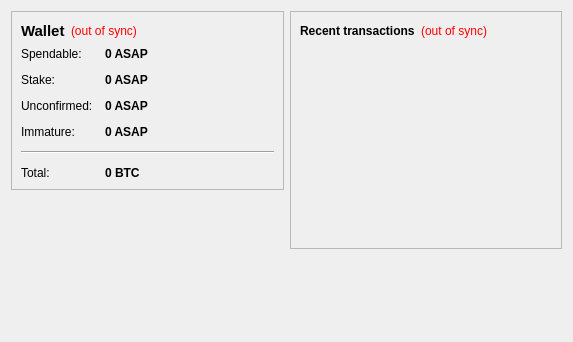
<?xml version="1.0" encoding="UTF-8"?>
<ui version="4.0">
 <class>OverviewPage</class>
 <widget class="QWidget" name="OverviewPage">
  <property name="geometry">
   <rect>
    <x>0</x>
    <y>0</y>
    <width>573</width>
    <height>342</height>
   </rect>
  </property>
  <property name="windowTitle">
   <string>Form</string>
  </property>
  <layout class="QHBoxLayout" name="horizontalLayout" stretch="1,1">
   <item>
    <layout class="QVBoxLayout" name="verticalLayout_2">
     <item>
      <widget class="QFrame" name="frame">
       <property name="frameShape">
        <enum>QFrame::StyledPanel</enum>
       </property>
       <property name="frameShadow">
        <enum>QFrame::Raised</enum>
       </property>
       <layout class="QVBoxLayout" name="verticalLayout_4">
        <item>
         <layout class="QHBoxLayout" name="horizontalLayout_4">
          <item>
           <widget class="QLabel" name="label_5">
            <property name="font">
             <font>
              <pointsize>11</pointsize>
              <weight>75</weight>
              <bold>true</bold>
             </font>
            </property>
            <property name="text">
             <string>Wallet</string>
            </property>
           </widget>
          </item>
          <item>
           <widget class="QLabel" name="labelWalletStatus">
            <property name="toolTip">
             <string>The displayed information may be out of date. Your wallet automatically synchronizes with the Asapcoin network after a connection is established, but this process has not completed yet.</string>
            </property>
            <property name="styleSheet">
             <string notr="true">QLabel { color: red; }</string>
            </property>
            <property name="text">
             <string notr="true">(out of sync)</string>
            </property>
            <property name="alignment">
             <set>Qt::AlignLeading|Qt::AlignLeft|Qt::AlignVCenter</set>
            </property>
           </widget>
          </item>
          <item>
           <spacer name="horizontalSpacer_2">
            <property name="orientation">
             <enum>Qt::Horizontal</enum>
            </property>
            <property name="sizeHint" stdset="0">
             <size>
              <width>40</width>
              <height>20</height>
             </size>
            </property>
           </spacer>
          </item>
         </layout>
        </item>
        <item>
         <layout class="QFormLayout" name="formLayout_2">
          <property name="fieldGrowthPolicy">
           <enum>QFormLayout::AllNonFixedFieldsGrow</enum>
          </property>
          <property name="horizontalSpacing">
           <number>12</number>
          </property>
          <property name="verticalSpacing">
           <number>12</number>
          </property>
          <item row="0" column="0">
           <widget class="QLabel" name="label">
            <property name="text">
             <string>Spendable:</string>
            </property>
           </widget>
          </item>
          <item row="0" column="1">
           <widget class="QLabel" name="labelBalance">
            <property name="font">
             <font>
              <weight>75</weight>
              <bold>true</bold>
             </font>
            </property>
            <property name="cursor">
             <cursorShape>IBeamCursor</cursorShape>
            </property>
            <property name="toolTip">
             <string>Your current spendable balance</string>
            </property>
            <property name="text">
             <string notr="true">0 ASAP</string>
            </property>
            <property name="textInteractionFlags">
             <set>Qt::LinksAccessibleByMouse|Qt::TextSelectableByKeyboard|Qt::TextSelectableByMouse</set>
            </property>
           </widget>
          </item>
          <item row="1" column="0">
           <widget class="QLabel" name="label_6">
            <property name="text">
             <string>Stake:</string>
            </property>
           </widget>
          </item>
          <item row="1" column="1">
           <widget class="QLabel" name="labelStake">
            <property name="font">
             <font>
              <weight>75</weight>
              <bold>true</bold>
             </font>
            </property>
            <property name="cursor">
             <cursorShape>IBeamCursor</cursorShape>
            </property>
            <property name="toolTip">
             <string>Total of coins that was staked, and do not yet count toward the current balance</string>
            </property>
            <property name="text">
             <string notr="true">0 ASAP</string>
            </property>
            <property name="textInteractionFlags">
             <set>Qt::LinksAccessibleByMouse|Qt::TextSelectableByKeyboard|Qt::TextSelectableByMouse</set>
            </property>
           </widget>
          </item>
          <item row="2" column="0">
           <widget class="QLabel" name="label_3">
            <property name="text">
             <string>Unconfirmed:</string>
            </property>
           </widget>
          </item>
          <item row="2" column="1">
           <widget class="QLabel" name="labelUnconfirmed">
            <property name="font">
             <font>
              <weight>75</weight>
              <bold>true</bold>
             </font>
            </property>
            <property name="cursor">
             <cursorShape>IBeamCursor</cursorShape>
            </property>
            <property name="toolTip">
             <string>Total of transactions that have yet to be confirmed, and do not yet count toward the current balance</string>
            </property>
            <property name="text">
             <string notr="true">0 ASAP</string>
            </property>
            <property name="textInteractionFlags">
             <set>Qt::LinksAccessibleByMouse|Qt::TextSelectableByKeyboard|Qt::TextSelectableByMouse</set>
            </property>
           </widget>
          </item>
          <item row="3" column="0">
           <widget class="QLabel" name="labelImmatureText">
            <property name="text">
             <string>Immature:</string>
            </property>
           </widget>
          </item>
          <item row="3" column="1">
           <widget class="QLabel" name="labelImmature">
            <property name="font">
             <font>
              <weight>75</weight>
              <bold>true</bold>
             </font>
            </property>
            <property name="toolTip">
             <string>Mined balance that has not yet matured</string>
            </property>
            <property name="text">
             <string notr="true">0 ASAP</string>
            </property>
            <property name="textInteractionFlags">
             <set>Qt::LinksAccessibleByMouse|Qt::TextSelectableByKeyboard|Qt::TextSelectableByMouse</set>
            </property>
           </widget>
          </item>
          <item row="4" column="0" colspan="2">
           <widget class="Line" name="line">
            <property name="orientation">
             <enum>Qt::Horizontal</enum>
            </property>
           </widget>
          </item>
          <item row="5" column="0">
           <widget class="QLabel" name="labelTotalText">
            <property name="text">
             <string>Total:</string>
            </property>
           </widget>
          </item>
          <item row="5" column="1">
           <widget class="QLabel" name="labelTotal">
            <property name="font">
             <font>
              <weight>75</weight>
              <bold>true</bold>
             </font>
            </property>
            <property name="cursor">
             <cursorShape>IBeamCursor</cursorShape>
            </property>
            <property name="toolTip">
             <string>Your current total balance</string>
            </property>
            <property name="text">
             <string notr="true">0 BTC</string>
            </property>
            <property name="textInteractionFlags">
             <set>Qt::LinksAccessibleByMouse|Qt::TextSelectableByKeyboard|Qt::TextSelectableByMouse</set>
            </property>
           </widget>
          </item>
         </layout>
        </item>
       </layout>
      </widget>
     </item>
     <item>
      <spacer name="verticalSpacer">
       <property name="orientation">
        <enum>Qt::Vertical</enum>
       </property>
       <property name="sizeHint" stdset="0">
        <size>
         <width>20</width>
         <height>40</height>
        </size>
       </property>
      </spacer>
     </item>
    </layout>
   </item>
   <item>
    <layout class="QVBoxLayout" name="verticalLayout_3">
     <item>
      <widget class="QFrame" name="frame_2">
       <property name="frameShape">
        <enum>QFrame::StyledPanel</enum>
       </property>
       <property name="frameShadow">
        <enum>QFrame::Raised</enum>
       </property>
       <layout class="QVBoxLayout" name="verticalLayout">
        <item>
         <layout class="QHBoxLayout" name="horizontalLayout_2">
          <item>
           <widget class="QLabel" name="label_4">
            <property name="text">
             <string>&lt;b&gt;Recent transactions&lt;/b&gt;</string>
            </property>
           </widget>
          </item>
          <item>
           <widget class="QLabel" name="labelTransactionsStatus">
            <property name="toolTip">
             <string>The displayed information may be out of date. Your wallet automatically synchronizes with the Asapcoin network after a connection is established, but this process has not completed yet.</string>
            </property>
            <property name="styleSheet">
             <string notr="true">QLabel { color: red; }</string>
            </property>
            <property name="text">
             <string notr="true">(out of sync)</string>
            </property>
            <property name="alignment">
             <set>Qt::AlignRight|Qt::AlignTrailing|Qt::AlignVCenter</set>
            </property>
           </widget>
          </item>
          <item>
           <spacer name="horizontalSpacer">
            <property name="orientation">
             <enum>Qt::Horizontal</enum>
            </property>
            <property name="sizeHint" stdset="0">
             <size>
              <width>40</width>
              <height>20</height>
             </size>
            </property>
           </spacer>
          </item>
         </layout>
        </item>
        <item>
         <widget class="QListView" name="listTransactions">
          <property name="styleSheet">
           <string notr="true">QListView { background: transparent; }</string>
          </property>
          <property name="frameShape">
           <enum>QFrame::NoFrame</enum>
          </property>
          <property name="verticalScrollBarPolicy">
           <enum>Qt::ScrollBarAlwaysOff</enum>
          </property>
          <property name="horizontalScrollBarPolicy">
           <enum>Qt::ScrollBarAlwaysOff</enum>
          </property>
          <property name="selectionMode">
           <enum>QAbstractItemView::NoSelection</enum>
          </property>
         </widget>
        </item>
       </layout>
      </widget>
     </item>
     <item>
      <spacer name="verticalSpacer_2">
       <property name="orientation">
        <enum>Qt::Vertical</enum>
       </property>
       <property name="sizeHint" stdset="0">
        <size>
         <width>20</width>
         <height>40</height>
        </size>
       </property>
      </spacer>
     </item>
    </layout>
   </item>
  </layout>
 </widget>
 <resources/>
 <connections/>
</ui>
